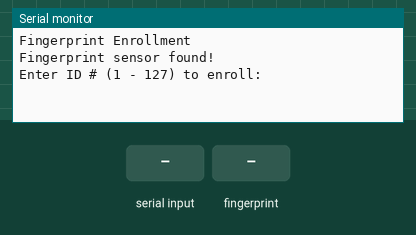
Bench run of a sketch on a simulated Arduino Uno, built with avr-gcc and run on an emulated ATmega328P. On the bench: the last lines printed to the serial monitor. Inputs (shaded band) come from the test bench.

Above: at 2.3 s.
2.4 s: "90,45\n" received over Serial
At 2.8 s:
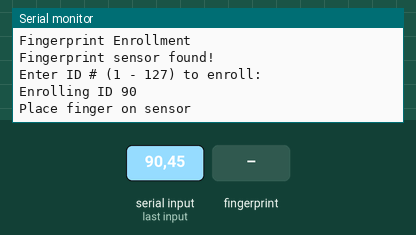
3.9 s: finger stored as number 1 placed on the sensor
At 4.7 s:
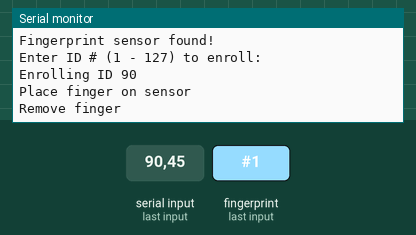
6.9 s: finger stored as number 1 placed on the sensor
At 8.6 s:
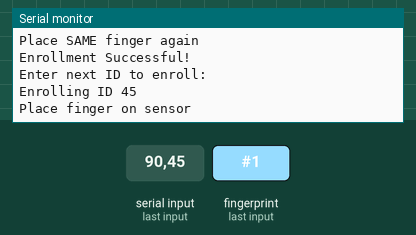

The sketch:

Biometric_Attendence_System.ino
```cpp
#include <Adafruit_Fingerprint.h>
#include <SoftwareSerial.h>

SoftwareSerial fingerSerial(2, 3); // RX, TX
Adafruit_Fingerprint finger = Adafruit_Fingerprint(&fingerSerial);

uint8_t id;

void setup() {
  Serial.begin(9600);
  delay(100);
  Serial.println("\nFingerprint Enrollment");

  finger.begin(57600);

  if (finger.verifyPassword()) {
    Serial.println("Fingerprint sensor found!");
  } else {
    Serial.println("Fingerprint sensor NOT found!");
    while (1);
  }

  Serial.println("Enter ID # (1 - 127) to enroll:");
}

void loop() {

  if (Serial.available()) {
    id = Serial.parseInt();

    if (id == 0) {
      Serial.println("Invalid ID");
      return;
    }

    Serial.print("Enrolling ID ");
    Serial.println(id);

    while (!enrollFingerprint(id));
    Serial.println("Enrollment Successful!");
    Serial.println("Enter next ID to enroll:");
  }
}

uint8_t enrollFingerprint(uint8_t id) {
  int p = -1;

  Serial.println("Place finger on sensor");

  while (p != FINGERPRINT_OK) {
    p = finger.getImage();
  }

  p = finger.image2Tz(1);
  if (p != FINGERPRINT_OK) {
    Serial.println("Image error");
    return p;
  }

  Serial.println("Remove finger");
  delay(2000);

  while (finger.getImage() != FINGERPRINT_NOFINGER);

  Serial.println("Place SAME finger again");

  p = -1;
  while (p != FINGERPRINT_OK) {
    p = finger.getImage();
  }

  p = finger.image2Tz(2);
  if (p != FINGERPRINT_OK) {
    Serial.println("Image error");
    return p;
  }

  p = finger.createModel();
  if (p != FINGERPRINT_OK) {
    Serial.println("Finger mismatch");
    return p;
  }

  p = finger.storeModel(id);
  if (p != FINGERPRINT_OK) {
    Serial.println("Storage error");
    return p;
  }

  return true;
}
```

Measured:
- after the input at 2.4 s, the serial monitor: prints a new line at once (image 1)
- after the input at 3.9 s, the serial monitor: prints a new line after 0.20 s (image 2)
- after the input at 6.9 s, the serial monitor: prints a new line after 0.25 s (image 3)
